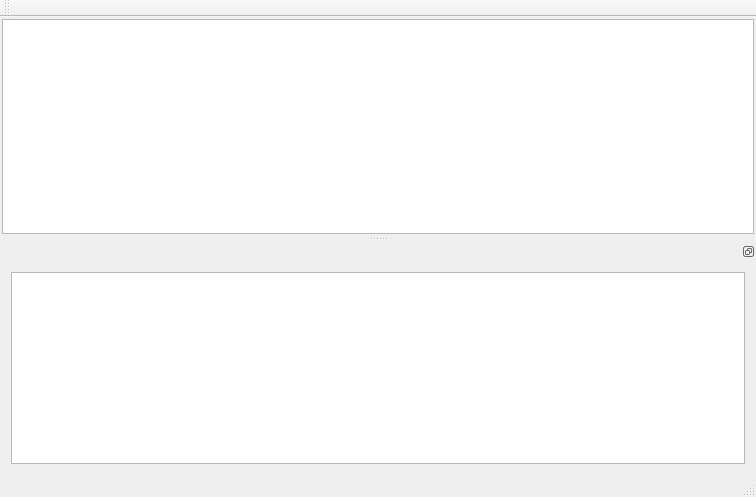
<?xml version="1.0" encoding="UTF-8"?>
<ui version="4.0">
 <class>MainWindow</class>
 <widget class="QMainWindow" name="MainWindow">
  <property name="geometry">
   <rect>
    <x>0</x>
    <y>0</y>
    <width>756</width>
    <height>497</height>
   </rect>
  </property>
  <property name="windowTitle">
   <string>MainWindow</string>
  </property>
  <property name="windowIcon">
   <iconset resource="res.qrc">
    <normaloff>:/signals/icons/application-default-icon_37713.ico</normaloff>:/signals/icons/application-default-icon_37713.ico</iconset>
  </property>
  <widget class="QWidget" name="centralWidget">
   <layout class="QVBoxLayout" name="vlayMain">
    <property name="leftMargin">
     <number>2</number>
    </property>
    <property name="topMargin">
     <number>2</number>
    </property>
    <property name="rightMargin">
     <number>2</number>
    </property>
    <property name="bottomMargin">
     <number>2</number>
    </property>
    <item>
     <widget class="QTreeView" name="treeView">
      <property name="styleSheet">
       <string notr="true">gridline-color: rgb(70, 255, 70);</string>
      </property>
      <property name="editTriggers">
       <set>QAbstractItemView::AllEditTriggers</set>
      </property>
      <property name="selectionBehavior">
       <enum>QAbstractItemView::SelectItems</enum>
      </property>
     </widget>
    </item>
   </layout>
  </widget>
  <widget class="QMenuBar" name="menuBar">
   <property name="geometry">
    <rect>
     <x>0</x>
     <y>0</y>
     <width>756</width>
     <height>22</height>
    </rect>
   </property>
  </widget>
  <widget class="QToolBar" name="mainToolBar">
   <property name="iconSize">
    <size>
     <width>32</width>
     <height>32</height>
    </size>
   </property>
   <attribute name="toolBarArea">
    <enum>TopToolBarArea</enum>
   </attribute>
   <attribute name="toolBarBreak">
    <bool>false</bool>
   </attribute>
  </widget>
  <widget class="QStatusBar" name="statusBar"/>
  <widget class="QDockWidget" name="dockWidget">
   <property name="features">
    <set>QDockWidget::DockWidgetFloatable|QDockWidget::DockWidgetMovable</set>
   </property>
   <attribute name="dockWidgetArea">
    <number>8</number>
   </attribute>
   <widget class="QWidget" name="dockWidgetContents">
    <layout class="QVBoxLayout" name="verticalLayout">
     <item>
      <widget class="QTextEdit" name="textLog"/>
     </item>
    </layout>
   </widget>
  </widget>
 </widget>
 <layoutdefault spacing="6" margin="11"/>
 <resources>
  <include location="res.qrc"/>
 </resources>
 <connections/>
</ui>
